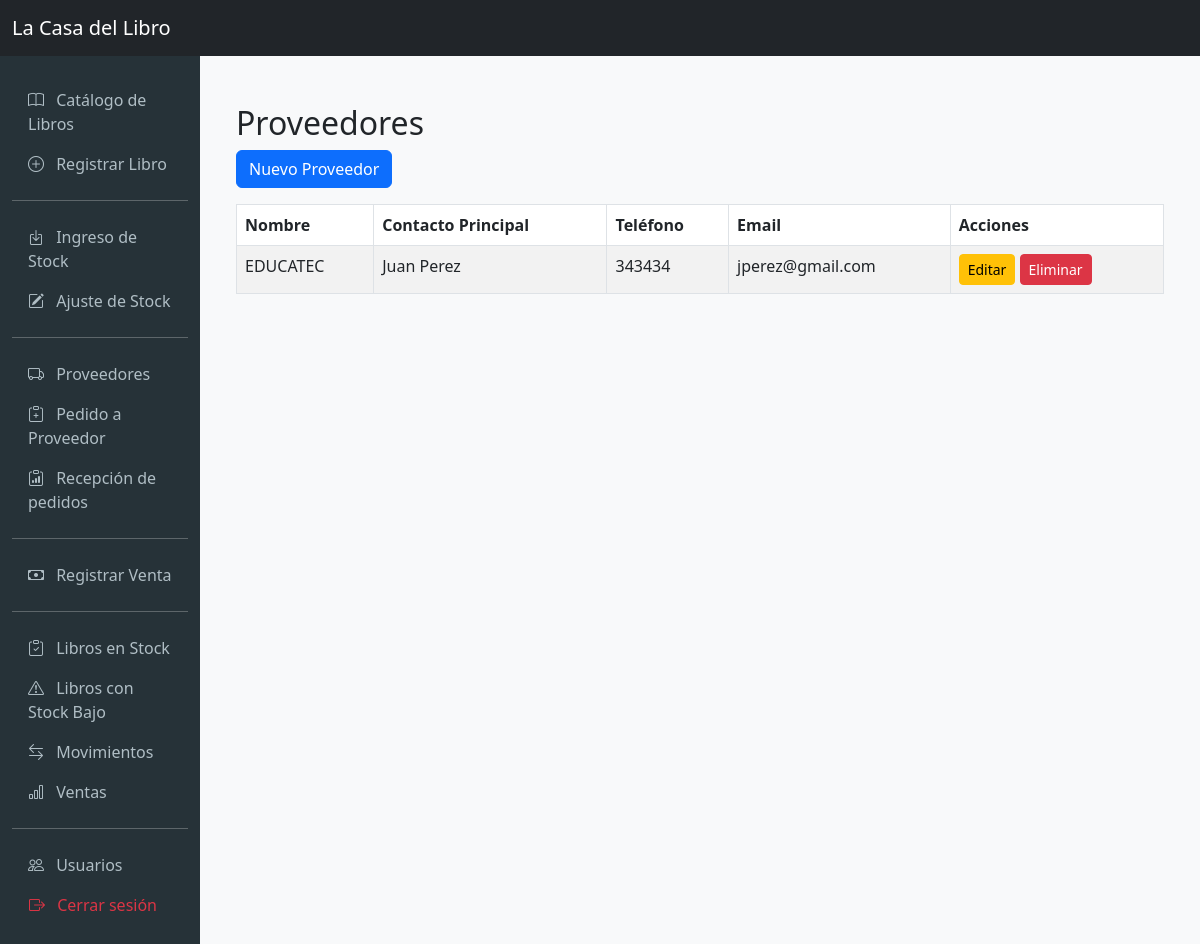
The app's page /proveedores/ (signed in) with its own data.
### proveedores/models.py (models this page shows, shortened)
class Proveedor(models.Model):
    nombre_proveedor = models.CharField(max_length=255, unique=True)
    contacto_principal = models.CharField(max_length=255, blank=True, null=True)
    telefono = models.CharField(max_length=50, blank=True, null=True)
    email = models.EmailField(blank=True, null=True)

### proveedores/views.py (the view)
# urls.py: path('', ProveedorListView.as_view(), name='proveedor_list'),
class ProveedorListView(LoginRequiredMixin, PermissionRequiredMixin, ListView):
    model = Proveedor
    template_name = 'proveedores/proveedor_list.html'
    context_object_name = 'proveedores'
    permission_required = 'proveedores.view_proveedor'

### proveedores/templates/proveedores/proveedor_list.html
{% extends 'base.html' %}
{% block content %}
<div class="container mt-4">
    <h2>Proveedores</h2>
    <a href="{% url 'proveedor_create' %}" class="btn btn-primary mb-3">Nuevo Proveedor</a>
    <table class="table table-bordered table-striped">
        <thead>
            <tr>
                <th>Nombre</th>
                <th>Contacto Principal</th>
                <th>Teléfono</th>
                <th>Email</th>
                <th>Acciones</th>
            </tr>
        </thead>
        <tbody>
            {% for proveedor in proveedores %}
            <tr>
                <td>{{ proveedor.nombre_proveedor }}</td>
                <td>{{ proveedor.contacto_principal }}</td>
                <td>{{ proveedor.telefono }}</td>
                <td>{{ proveedor.email }}</td>
                <td>
                    <a href="{% url 'proveedor_update' proveedor.pk %}" class="btn btn-sm btn-warning">Editar</a>
                    <a href="{% url 'proveedor_delete' proveedor.pk %}" class="btn btn-sm btn-danger">Eliminar</a>
                </td>
            </tr>
            {% empty %}
            <tr><td colspan="5">No hay proveedores registrados.</td></tr>
            {% endfor %}
        </tbody>
    </table>
</div>
{% endblock %}

### templates/base.html (style rules this page uses)
body { background-color: #f8f9fa; }

### records on screen
Proveedor: nombre_proveedor "EDUCATEC", contacto_principal "Juan Perez", telefono "343434", email "jperez@gmail.com"
